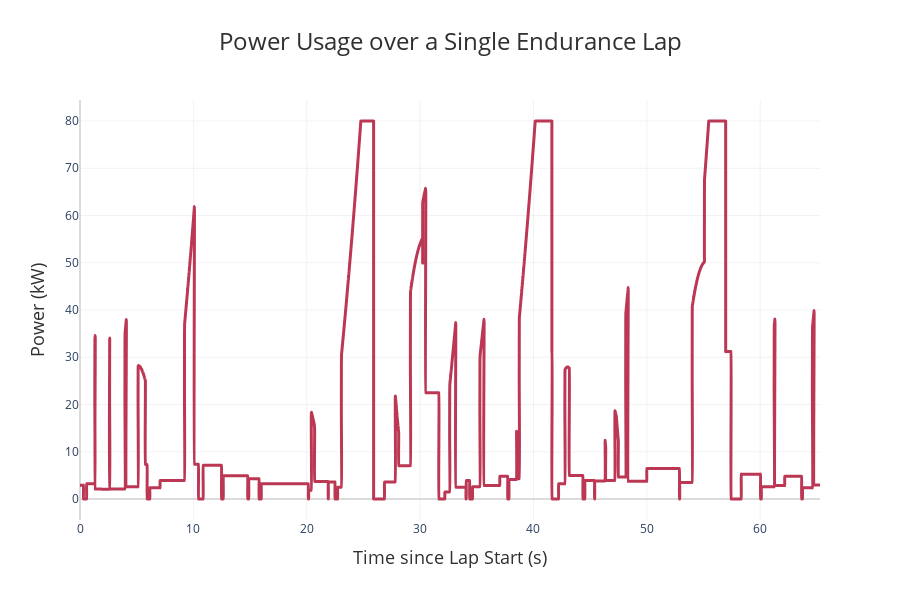

The cell this chart's notebook holds for it:
### Markdown cell above
We run the competition by calling .run() on the competition object. Then, we can print out our point totals and graph some more detailed information, in this case power v.s. time during the Accel event.

### Code cell
import numpy as np
from suboptimumg.plotting.utils import pretty_print_results
from suboptimumg.plotting.generic_plot import plot2D

# Run sample competition
accel_results, skidpad_results, autoX_results, endurance_results, efficiency_points = (
    michigan2023_revX.run()
)
pretty_print_results(
    accel_results, skidpad_results, autoX_results, endurance_results, efficiency_points
)

plot2D(
    x_list=np.array(endurance_results.time_list),
    y_list=np.array(endurance_results.power_list) / 1000,
    title="Power Usage over a Single Endurance Lap",
    x_axis="Time since Lap Start (s)",
    y_axis="Power (kW)",
    theme="powertrain",
)

print("Power Statistics:")
print(f"Max Power: {max(endurance_results.power_list) / 1000} kW")
print(f"Min Power: {min(endurance_results.power_list) / 1000} kW")
print(
    f"Avg Power: {sum(endurance_results.power_list) / len(endurance_results.power_list) / 1000} kW"
)

### Figure 1 — Plotly figure (JSON) as saved in the notebook; plotly's stock layout.template omitted (floating-point values rounded to 4 significant figures; data arrays with more than 128 entries replaced by an {"elided": "..."} marker saying what was removed)
{"data": [{"hovertemplate": "Time since Lap Start (s): %{x}<br>Power (kW): %{y:.2f}<extra></extra>", "line": {"color": "#BB3754", "shape": "spline", "width": 3}, "mode": "lines", "type": "scatter", "x": {"elided": "16099 float values"}, "y": {"elided": "16099 float values"}}], "layout": {"height": 600, "hovermode": "closest", "legend": {"title": {"text": "Legend"}}, "margin": {"b": 80, "l": 80, "r": 80, "t": 100}, "plot_bgcolor": "white", "showlegend": false, "title": {"font": {"color": "#303030", "size": 24}, "text": "Power Usage over a Single Endurance Lap", "x": 0.5, "xanchor": "center"}, "width": 900, "xaxis": {"gridcolor": "rgba(211, 211, 211, 0.3)", "gridwidth": 1, "showgrid": true, "title": {"font": {"color": "#303030", "size": 18}, "text": "Time since Lap Start (s)"}, "zeroline": true, "zerolinecolor": "rgba(211, 211, 211, 0.8)", "zerolinewidth": 2}, "yaxis": {"gridcolor": "rgba(211, 211, 211, 0.3)", "gridwidth": 1, "showgrid": true, "title": {"font": {"color": "#303030", "size": 18}, "text": "Power (kW)"}, "zeroline": true, "zerolinecolor": "rgba(211, 211, 211, 0.8)", "zerolinewidth": 2}}}
